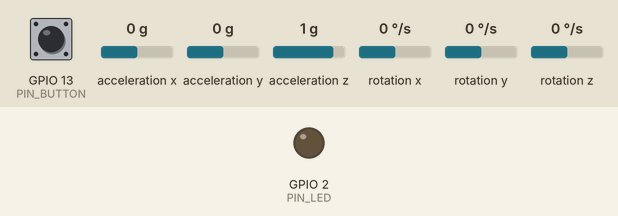
Recording of a sketch running on a simulated ESP32. Shown: output pins drawn as LEDs (lit = HIGH). Wiring (inferred from the names in the program): MPU-6050 motion sensor at I2C address 0x68. The inputs (shaded band) are chosen by the test bench; at power-on: GPIO 13 (PIN_BUTTON) HIGH, acceleration x 0 g, acceleration y 0 g, acceleration z 1 g, rotation x 0 °/s, rotation y 0 °/s, rotation z 0 °/s. Nothing arrives over Bluetooth unless stated; a phone connects over Bluetooth LE 3 s after start; what the sketch prints to the serial monitor is not drawn.

Above: at 1.2 s.
1.3 s: GPIO 13 (PIN_BUTTON) pulled LOW for 0.15 s
At 2.3 s:
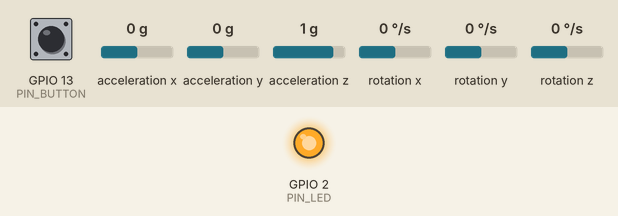
2.9 s: GPIO 13 (PIN_BUTTON) pulled LOW for 1 s
At 3.6 s:
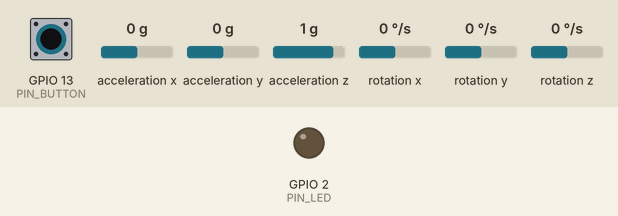
5.4 s: GPIO 13 (PIN_BUTTON) pulled LOW for 3.2 s
At 6.7 s:
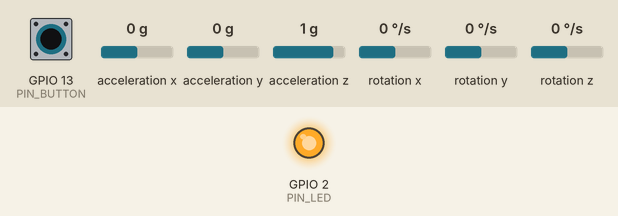
Timing chart, 0 to 8.4 s (numbered marks = the images above; inputs shaded):
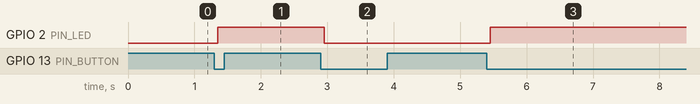

The sketch:

glove_ble.ino
```cpp
/*
 * AvadaQPuff - GUANTE por BLUETOOTH (BLE) + MPU6050
 * Segundo dispositivo, independiente de la varita. Sin WiFi/IP.
 * Se anuncia como "AvadaQPuff-Glove"; el PC lo detecta y conecta.
 *
 * Toggle por software (boton momentaneo): activa/desactiva el ENVIO. Con el LED
 * como indicador. Cuando esta apagado NO notifica: el PC (watchdog) suelta las
 * teclas WASD solo. Asi puedes descansar o recolocar la mano.
 *
 * Paquete NOTIFY de 14 bytes (igual formato que la varita):
 *   int16 ax, ay, az, gx, gy, gz  (crudos, little-endian)
 *   uint8 btn=0, uint8 cam=0      (no se usan en el guante)
 *
 * Pines por defecto para ESP32-CAM (cambia si usas un C3):
 *   SDA=14, SCL=15, boton toggle=13, LED=2
 */

#include <BLEDevice.h>
#include <BLEServer.h>
#include <BLEUtils.h>
#include <BLE2902.h>
#include <Wire.h>
#include <string.h>

#define DEVICE_NAME "AQ-Glove"
#define SERVICE_UUID "a0e1d010-1c3b-4a56-8901-abcdef000001"
#define CHAR_UUID    "a0e1d011-1c3b-4a56-8901-abcdef000001"

// --- Pines (ESP32-CAM). En un C3 usa p.ej. SDA=4, SCL=5, boton=10, LED=8 ---
const int PIN_SDA = 14;
const int PIN_SCL = 15;
const int PIN_BUTTON = 13;   // toggle de envio (a GND)
const int PIN_LED = 2;       // indicador: encendido = enviando

const uint8_t MPU_ADDR = 0x68;
const uint32_t SAMPLE_INTERVAL_MS = 10;  // ~100 Hz
const uint32_t DEBOUNCE_MS = 50;

BLECharacteristic *pChar = nullptr;
bool deviceConnected = false;

// Toggle de envio (con anti-rebote).
bool sending = false;
int lastBtnReading = HIGH;
int stableBtnState = HIGH;
uint32_t lastBtnChange = 0;

class ServerCallbacks : public BLEServerCallbacks {
  void onConnect(BLEServer *s) override { deviceConnected = true; }
  void onDisconnect(BLEServer *s) override {
    deviceConnected = false;
    BLEDevice::startAdvertising();
  }
};

void mpuWrite(uint8_t reg, uint8_t value) {
  Wire.beginTransmission(MPU_ADDR);
  Wire.write(reg);
  Wire.write(value);
  Wire.endTransmission(true);
}

bool mpuInit() {
  Wire.beginTransmission(MPU_ADDR);
  if (Wire.endTransmission() != 0) {
    return false;
  }
  mpuWrite(0x6B, 0x00);
  mpuWrite(0x1B, 0x08);
  mpuWrite(0x1C, 0x08);
  return true;
}

void readMpu(int16_t &ax, int16_t &ay, int16_t &az,
             int16_t &gx, int16_t &gy, int16_t &gz) {
  Wire.beginTransmission(MPU_ADDR);
  Wire.write(0x3B);
  Wire.endTransmission(false);
  Wire.requestFrom(MPU_ADDR, (uint8_t)14, (uint8_t)true);

  uint8_t buf[14];
  for (uint8_t i = 0; i < 14; i++) {
    buf[i] = Wire.read();
  }

  ax = (int16_t)((buf[0] << 8) | buf[1]);
  ay = (int16_t)((buf[2] << 8) | buf[3]);
  az = (int16_t)((buf[4] << 8) | buf[5]);
  gx = (int16_t)((buf[8] << 8) | buf[9]);
  gy = (int16_t)((buf[10] << 8) | buf[11]);
  gz = (int16_t)((buf[12] << 8) | buf[13]);
}

void updateToggle() {
  int reading = digitalRead(PIN_BUTTON);
  uint32_t now = millis();
  if (reading != lastBtnReading) {
    lastBtnChange = now;
    lastBtnReading = reading;
  }
  if ((now - lastBtnChange) >= DEBOUNCE_MS && reading != stableBtnState) {
    stableBtnState = reading;
    if (stableBtnState == LOW) {  // suelto -> presionado
      sending = !sending;
      digitalWrite(PIN_LED, sending ? HIGH : LOW);
    }
  }
}

void setupBle() {
  BLEDevice::init(DEVICE_NAME);
  BLEServer *server = BLEDevice::createServer();
  server->setCallbacks(new ServerCallbacks());

  BLEService *service = server->createService(SERVICE_UUID);
  pChar = service->createCharacteristic(
      CHAR_UUID,
      BLECharacteristic::PROPERTY_READ | BLECharacteristic::PROPERTY_NOTIFY);
  pChar->addDescriptor(new BLE2902());
  service->start();

  BLEAdvertising *adv = BLEDevice::getAdvertising();
  adv->addServiceUUID(SERVICE_UUID);
  adv->setScanResponse(true);
  BLEDevice::startAdvertising();
}

void setup() {
  Serial.begin(115200);
  pinMode(PIN_BUTTON, INPUT_PULLUP);
  pinMode(PIN_LED, OUTPUT);
  digitalWrite(PIN_LED, LOW);
  Wire.begin(PIN_SDA, PIN_SCL);
  Wire.setClock(400000);

  if (!mpuInit()) {
    Serial.println("MPU6050 no detectado. Revisa cableado I2C.");
    while (true) {
      delay(1000);
    }
  }
  Serial.println("MPU6050 OK (guante)");

  setupBle();
  Serial.println("BLE anunciando como " DEVICE_NAME);
}

void loop() {
  updateToggle();

  static uint32_t lastSample = 0;
  uint32_t now = millis();
  if (now - lastSample < SAMPLE_INTERVAL_MS) {
    return;
  }
  lastSample = now;

  // Solo notifica si hay conexion y el toggle esta activo.
  if (!deviceConnected || !sending) {
    return;
  }

  int16_t ax, ay, az, gx, gy, gz;
  readMpu(ax, ay, az, gx, gy, gz);

  int16_t vals[6] = {ax, ay, az, gx, gy, gz};
  uint8_t payload[14];
  memcpy(payload, vals, 12);
  payload[12] = 0;  // btn (sin uso en guante)
  payload[13] = 0;  // cam (sin uso en guante)

  pChar->setValue(payload, sizeof(payload));
  pChar->notify();
}
```

Measured:
- after the input at 1.3 s, GPIO 2 (PIN_LED): LOW → HIGH after 0.05 s
- after the input at 2.9 s, GPIO 2 (PIN_LED): HIGH → LOW after 0.05 s
- after the input at 5.4 s, GPIO 2 (PIN_LED): LOW → HIGH after 0.05 s
